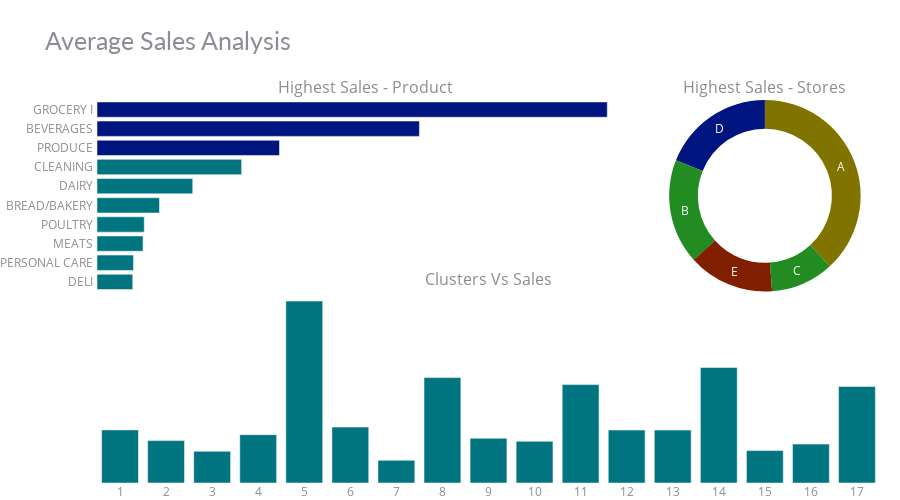

Notebook source saved alongside this figure:
### Code cell
store_sales = X.groupby('store_type').agg({"sales" : "mean"}).reset_index().sort_values(by='sales', ascending=False)
fam_sales = X.groupby('family').agg({"sales" : "mean"}).reset_index().sort_values(by='sales', ascending=False)[:10]
clus_sales = X.groupby('cluster').agg({"sales" : "mean"}).reset_index() 

fam_sales['color'] = '#001580'#'#008000'
fam_sales['color'][3:] = '#007580'#00FF00'
clus_sales['color'] = '#007580'#00FF00'

fig = make_subplots(rows=2, cols=2, 
                    specs=[[{"type": "bar"}, {"type": "pie"}],
                           [{"colspan": 2}, None]],
                    column_widths=[0.7, 0.3], vertical_spacing=0, horizontal_spacing=0.02,
                    subplot_titles=("Highest Sales - Product", "Highest Sales - Stores", "Clusters Vs Sales"))

fig.add_trace(go.Bar(x=fam_sales['sales'], y=fam_sales['family'], marker=dict(color= fam_sales['color']),
                     name='Family', orientation='h'), 
                     row=1, col=1)
fig.add_trace(go.Pie(values=store_sales['sales'], labels=store_sales['store_type'], name='Store type',
                     marker=dict(colors=['#807300', '#001580','#228B22','#802000','#228B22','#007580']), hole=0.7,
                     hoverinfo='label+percent+value', textinfo='label'), 
                    row=1, col=2)
fig.add_trace(go.Bar(x=clus_sales['cluster'], y=clus_sales['sales'], 
                     marker=dict(color= clus_sales['color']), name='Cluster'), 
                     row=2, col=1)


fig.update_yaxes(showgrid=False, ticksuffix=' ', categoryorder='total ascending', row=1, col=1)
fig.update_xaxes(visible=False, row=1, col=1)
fig.update_xaxes(tickmode = 'array', tickvals=clus_sales.cluster, ticktext=[i for i in range(1,17)], row=2, col=1)
fig.update_yaxes(visible=False, row=2, col=1)
fig.update_layout(height=500, bargap=0.2,
                  margin=dict(b=0,r=20,l=20), xaxis=dict(tickmode='linear'),
                  title_text="Average Sales Analysis",
                  template="plotly_white",
                  title_font=dict(size=25, color='#8a8d93', family="Lato, sans-serif"),
                  font=dict(color='#8a8d93'),
                  hoverlabel=dict(bgcolor="#f2f2f2", font_size=13, font_family="Lato, sans-serif"),
                  showlegend=False)
fig.show()

### Figure 1 — Plotly figure (JSON) as saved in the notebook; plotly's stock layout.template omitted (floating-point values rounded to 4 significant figures)
{"data": [{"marker": {"color": ["#001580", "#001580", "#001580", "#007580", "#007580", "#007580", "#007580", "#007580", "#007580", "#007580"]}, "name": "Family", "orientation": "h", "type": "bar", "x": [3790.0, 2395.0, 1355.0, 1074.0, 711.2, 464.2, 351.1, 342.0, 271.2, 265.6], "xaxis": "x", "y": ["GROCERY I", "BEVERAGES", "PRODUCE", "CLEANING", "DAIRY", "BREAD/BAKERY", "POULTRY", "MEATS", "PERSONAL CARE", "DELI"], "yaxis": "y"}, {"domain": {"x": [0.706, 1], "y": [0.5, 1]}, "hole": 0.7, "hoverinfo": "label+percent+value", "labels": ["A", "D", "B", "E", "C"], "marker": {"colors": ["#807300", "#001580", "#228B22", "#802000", "#228B22", "#007580"]}, "name": "Store type", "textinfo": "label", "type": "pie", "values": [708.4, 352.1, 328.3, 270.3, 197.8]}, {"marker": {"color": ["#007580", "#007580", "#007580", "#007580", "#007580", "#007580", "#007580", "#007580", "#007580", "#007580", "#007580", "#007580", "#007580", "#007580", "#007580", "#007580", "#007580"]}, "name": "Cluster", "type": "bar", "x": [1, 2, 3, 4, 5, 6, 7, 8, 9, 10, 11, 12, 13, 14, 15, 16, 17], "xaxis": "x2", "y": [327.0, 261.0, 194.9, 297.5, 1120.0, 344.3, 139.8, 649.0, 275.7, 257.0, 605.8, 325.6, 325.8, 710.9, 199.4, 239.6, 594.1], "yaxis": "y2"}], "layout": {"annotations": [{"font": {"size": 16}, "showarrow": false, "text": "Highest Sales - Product", "x": 0.343, "xanchor": "center", "xref": "paper", "y": 1, "yanchor": "bottom", "yref": "paper"}, {"font": {"size": 16}, "showarrow": false, "text": "Highest Sales - Stores", "x": 0.853, "xanchor": "center", "xref": "paper", "y": 1, "yanchor": "bottom", "yref": "paper"}, {"font": {"size": 16}, "showarrow": false, "text": "Clusters Vs Sales", "x": 0.5, "xanchor": "center", "xref": "paper", "y": 0.5, "yanchor": "bottom", "yref": "paper"}], "bargap": 0.2, "font": {"color": "#8a8d93"}, "height": 500, "hoverlabel": {"bgcolor": "#f2f2f2", "font": {"family": "Lato, sans-serif", "size": 13}}, "margin": {"b": 0, "l": 20, "r": 20}, "showlegend": false, "title": {"font": {"color": "#8a8d93", "family": "Lato, sans-serif", "size": 25}, "text": "Average Sales Analysis"}, "xaxis": {"anchor": "y", "domain": [0, 0.686], "tickmode": "linear", "visible": false}, "xaxis2": {"anchor": "y2", "domain": [0, 1], "tickmode": "array", "ticktext": [1, 2, 3, 4, 5, 6, 7, 8, 9, 10, 11, 12, 13, 14, 15, 16], "tickvals": [1, 2, 3, 4, 5, 6, 7, 8, 9, 10, 11, 12, 13, 14, 15, 16, 17]}, "yaxis": {"anchor": "x", "categoryorder": "total ascending", "domain": [0.5, 1], "showgrid": false, "ticksuffix": " "}, "yaxis2": {"anchor": "x2", "domain": [0, 0.5], "visible": false}}}
